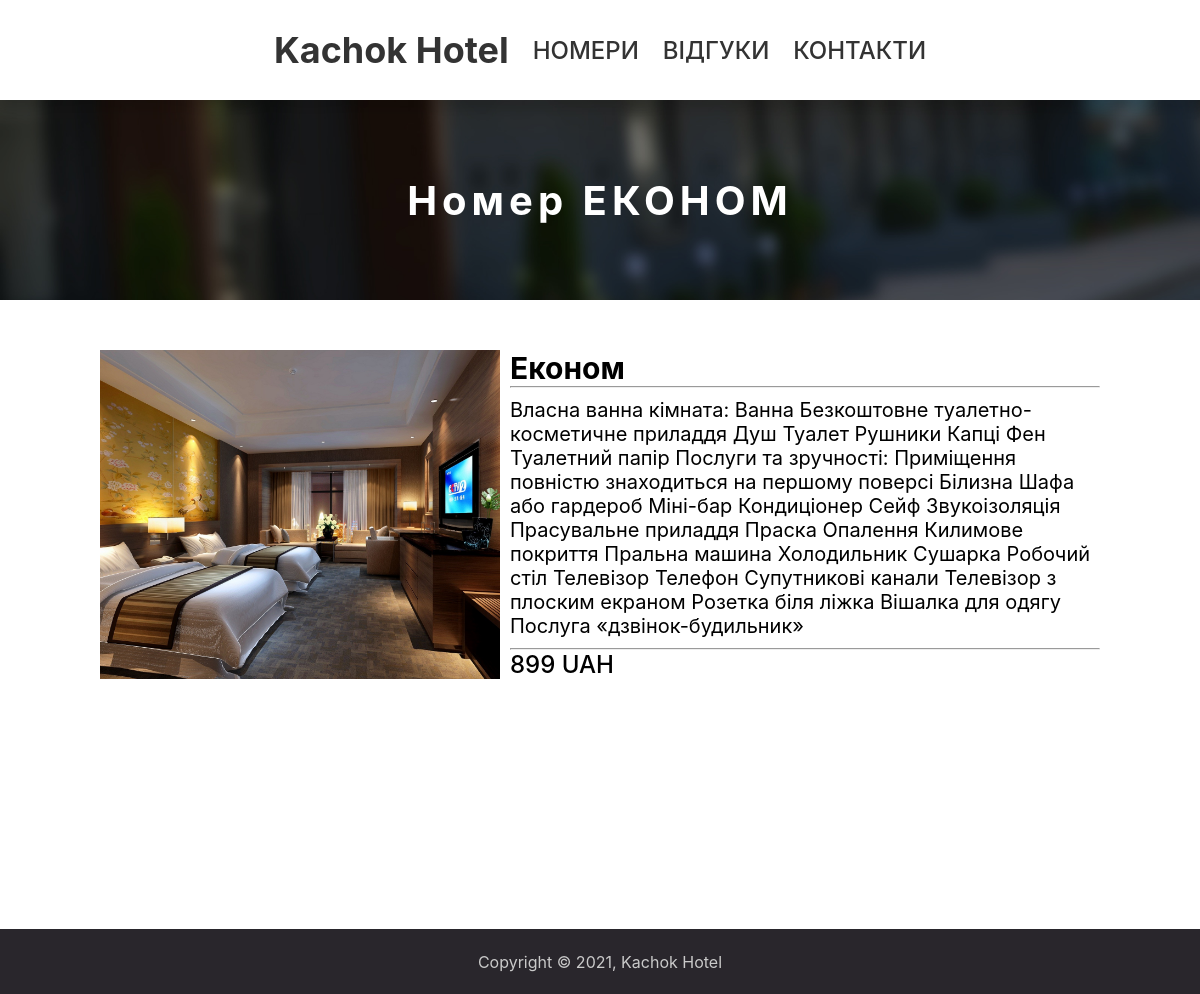
/room?id=1, run on the app's committed database.
### myapp/models.py (models this page shows, shortened)
class Room(models.Model):
    id = models.AutoField(primary_key=True)
    img = models.CharField(max_length=500)
    name = models.CharField(max_length=100)
    price = models.IntegerField()
    summary = models.CharField(max_length=500)
    description = models.CharField(max_length=1000)

### myapp/views.py (the view)
# urls.py: path('room', views.room, name='room'),
def room(req):
    room = Room.objects.get(id=req.GET['id'])
    return render(req, 'room.html', {'room': room})

### myapp/templates/room.html
{% extends "base.html" %}
{% block head %}
<link href="static/room.css" rel="stylesheet">
{% endblock head %}
{% block content %}
<div class="content">
    <div class="topHeader">
        <h1>Номер {{room.name|upper}}</h1>
    </div>
    <div class="inner">
        <div class="room">
            <img src="{{room.img}}" class="img" obje>
            <div>
                <h3>{{room.name}}</h3>
                <hr>
                <p style="padding: 10px 0">{{room.description}}</p>
                <hr>
                <p style="font-weight: 500; font-size: 24px">{{room.price}} UAH</p>
            </div>
        </div>
    </div>
</div>
{% endblock content %}

### myapp/static/style.css (style rules this page uses)
* { margin: 0; padding: 0; box-sizing: border-box; font-family: -apple-system, BlinkMacSystemFont, 'Segoe UI', Roboto, Oxygen, Ubuntu, Cantarell, 'Open Sans', 'Helvetica Neue', sans-serif; }
html, body { width: 100%; height: 100%; }

### myapp/static/room.css (style rules this page uses)
.content { display: flex; flex-direction: column; flex-wrap: wrap; align-items: center; width: 100%; height: 100%; }
.inner { display: flex; flex-wrap: wrap; justify-content: center; align-items: center; width: 100%; height: fit-content; gap: 100px; padding: 50px; margin: auto 0; }
.topHeader { width: 100%; height: 200px; background-image: url(/static/rooms.jpg); background-size: cover; background-position: center; display: flex; justify-content: center; align-items: center; color: white; letter-spacing: 5px; }
h1 { font-size: 40px; }
h3 { font-size: 30px; }
.room { display: flex; width: 1000px; gap: 10px; padding-bottom: 200px; text-decoration: none; color: black; font-size: 20px; }
.room p { display: block; overflow:hidden; }
.img { width: 400px; object-fit: cover; }

### data on the page
Room: name "ЕКОНОМ", img (picture), name "Економ", description "Власна ванна кімната: Ванна Безкоштовне туалетно-косметичне приладдя Душ Туалет Рушники Капці Фен Туалетний папір Послуги та зручності: Приміщення повністю знаходиться на першому поверсі Білизна Шафа або гардероб Міні-бар Кондиціонер Сейф Звукоізоляція Прасувальне приладдя Праска Опалення Килимове покриття Пральна машина Холодильник Сушарка Робочий стіл Телевізор Телефон Супутникові канали Телевізор з плоским екраном Розетка біля ліжка Вішалка для одягу Послуга «дзвінок-будильник»", price "899"
